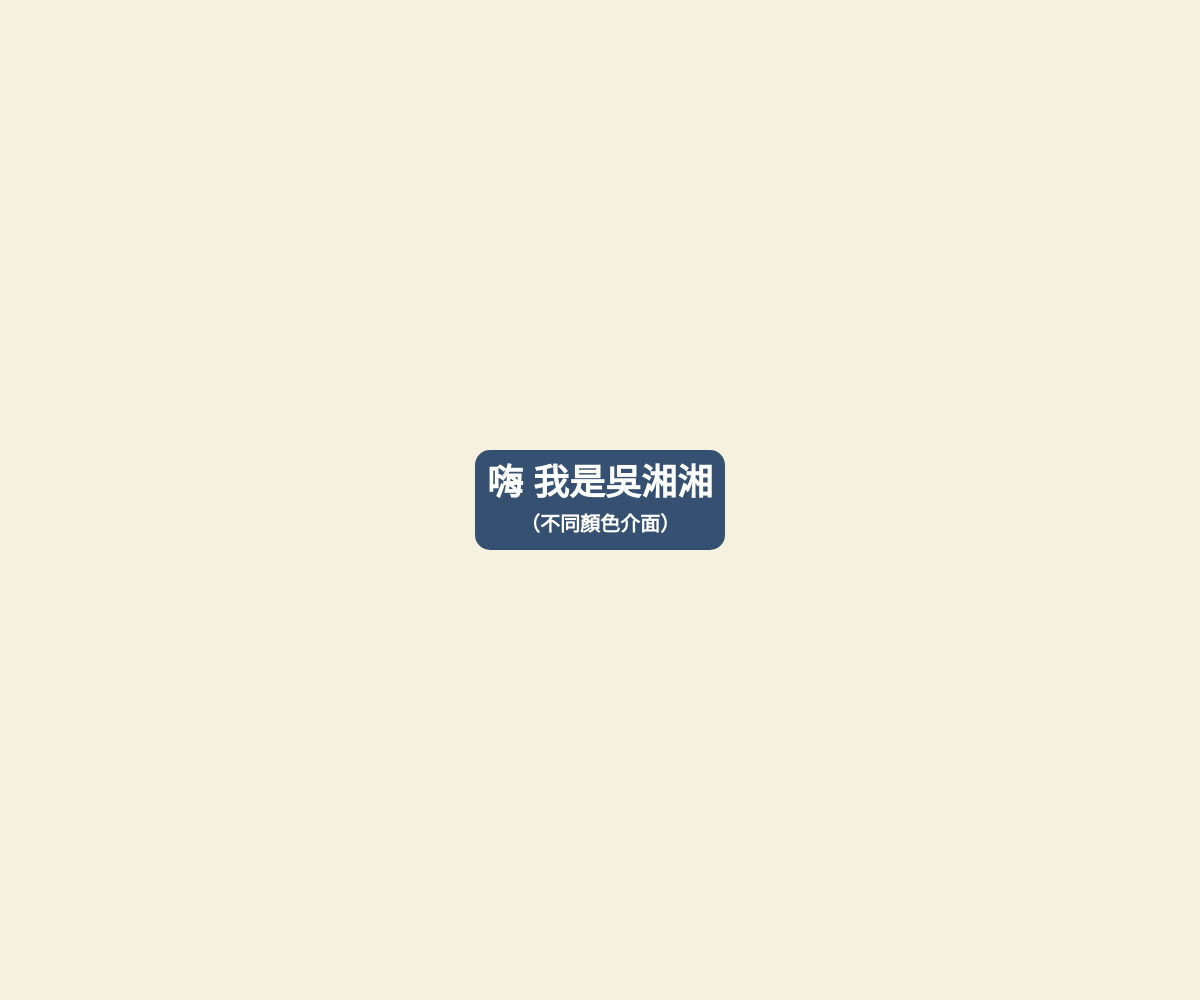
Frame 1 (no input)
Frame 60 (no input): identical to frame 1, image omitted
Frame 120 (the mouse pressed at the canvas centre since frame 60): identical to frame 1, image omitted

The p5.js sketch that drew this single still picture (run headless with seeded random() and noise() and a simulated clock; from frame 60 on, the mouse is pressed at the canvas centre):

// p5.js sketch
// ── sketch.js
let t = 0.0;
let vel = 0.02;
let num;

let paletteSelected = ["#c9e6ee", "#faeee5", "#fad1d8", "#f2c4d6", "#dbc0e7"];
// https://colormagic.app/palette/67237e824f60984aec7357dc

let pg; // 用於噪聲疊加層

// **【狀態控制變數】**
// 'button': 按鈕介面
// 'art': 藝術介面
let gameState = 'button'; 
let buttonX, buttonY, buttonW, buttonH; // 按鈕屬性

function setup() {
    createCanvas(windowWidth, windowHeight);
    pixelDensity(displayDensity());
    rectMode(CENTER);
    angleMode(DEGREES);
    num = random(100000);
    
    pg = createGraphics(width, height);
    pg.noStroke();
    regenPG();
    
    // **【初始化按鈕位置】**
    buttonW = 250;
    buttonH = 100;
    buttonX = width / 2;
    buttonY = height / 2;
}

function regenPG() {
    pg.clear();
    pg.noStroke();
    let particle_count = (width * height) * 0.05;
    particle_count = min(particle_count, 200000);
    for (let i = 0; i < particle_count; i++) {
        let x = random(width);
        let y = random(height);
        let n = noise(x * 0.01, y * 0.01) * ((width + height) / 2 * 0.002);
        pg.fill(255, 100);
        pg.rect(x, y, n, n);
    }
}

function windowResized() {
    resizeCanvas(windowWidth, windowHeight);
    pg = createGraphics(width, height);
    pg.noStroke();
    regenPG();
    
    // **【更新按鈕位置】**
    buttonX = width / 2;
    buttonY = height / 2;
}

function draw() {
    randomSeed(num);
    
    if (gameState === 'button') {
        // **【狀態 1：按鈕介面】**
        background("#f4f1de"); // 淺色背景
        drawButton();
    } else if (gameState === 'art') {
        // **【狀態 2：藝術介面】**
        
        // 選擇一個不同的背景色，以示區分
        background("#355070"); 
        
        // 繪製你的藝術效果
        stroke("#f4f1de"); // 淺色邊框
        fill(255, 50); // 半透明矩形
        rect(width/2, height/2, width, height); 
        
        circlePacking();
        image(pg, 0, 0);
        t += vel;
    }
}


// **【按鈕繪製函數】**
function drawButton() {
    push();
    
    // 按鈕主體 (深藍色，居中)
    fill("#355070"); 
    noStroke();
    rect(buttonX, buttonY, buttonW, buttonH, 15); // 圓角矩形
    
    // 按鈕文字
    fill(255); // 白色文字
    textSize(36);
    textStyle(BOLD);
    textAlign(CENTER, CENTER);
    text("嗨 我是吳湘湘", buttonX, buttonY - 15);
    textSize(20);
    text("（不同顏色介面）", buttonX, buttonY + 25);
    
    pop();
}

// **【滑鼠點擊事件處理】**
function mouseClicked() {
    if (gameState === 'button') {
        // 檢查滑鼠是否在按鈕範圍內 (使用 rect mode CENTER)
        let isOverButton = (
            mouseX > buttonX - buttonW / 2 &&
            mouseX < buttonX + buttonW / 2 &&
            mouseY > buttonY - buttonH / 2 &&
            mouseY < buttonY + buttonH / 2
        );

        if (isOverButton) {
            gameState = 'art'; // 切換到藝術介面
            t = 0; // 重設時間變數
            num = random(100000); // 重設隨機種子，讓圓形排版不同
        }
    } 
    // 【可選】如果你想點擊畫面的任何地方都能返回按鈕介面，取消下面這段註解：
    // else if (gameState === 'art') {
    //     gameState = 'button';
    // }
}

// **【圓形填色繪製函數】(使用修復後的漸變邏輯)**
function circlePacking() {
    noStroke();
    push();
    let points = [];
    let count = 10000;
    
    // 圓形填色邏輯 (保持不變)
    for (let i = 0; i < count; i++) {
        let s = random(15, 200);
        let x = random(width);
        let y = random(height);
        let add = true;
        for (let j = 0; j < points.length; j++) {
            let p = points[j];
            if (dist(x, y, p.x, p.y) < (s + p.z) * 0.6) {
                add = false;
                break;
            }
        }
        if (add) points.push(createVector(x, y, s));
    }
    
    // 繪製圓形
    for (let i = 0; i < points.length; i++) {
        let p = points[i];
        
        push();
        translate(p.x, p.y); 
        let r = p.z; 

        // 設置並應用漸變
        setCircleGradient(r); 
        ellipse(0, 0, r);

        pop(); 
    }
    pop();
}

// **【局部漸變應用函數】**
function setCircleGradient(r) {
    // 創建一個從左上角到右下角的線性漸變，座標相對於圓心 (0,0)
    let gradientFill = drawingContext.createLinearGradient(
        -r/2, 
        -r/2, 
        r/2,  
        r/2   
    );

    // 漸變顏色 (來自你的 paletteSelected)
    gradientFill.addColorStop(0, "#c9e6ee");
    gradientFill.addColorStop(0.25, "#faeee5");
    gradientFill.addColorStop(0.5, "#fad1d8");
    gradientFill.addColorStop(0.75, "#f2c4d6");
    gradientFill.addColorStop(1, "#dbc0e7");
    
    drawingContext.fillStyle = gradientFill;
}

function randomCol(){
    let randoms = int(random(0, paletteSelected.length));
    return color(paletteSelected[randoms]);
}
// 備註：原有的 gradient(r) 函數已被 setCircleGradient(r) 取代。
